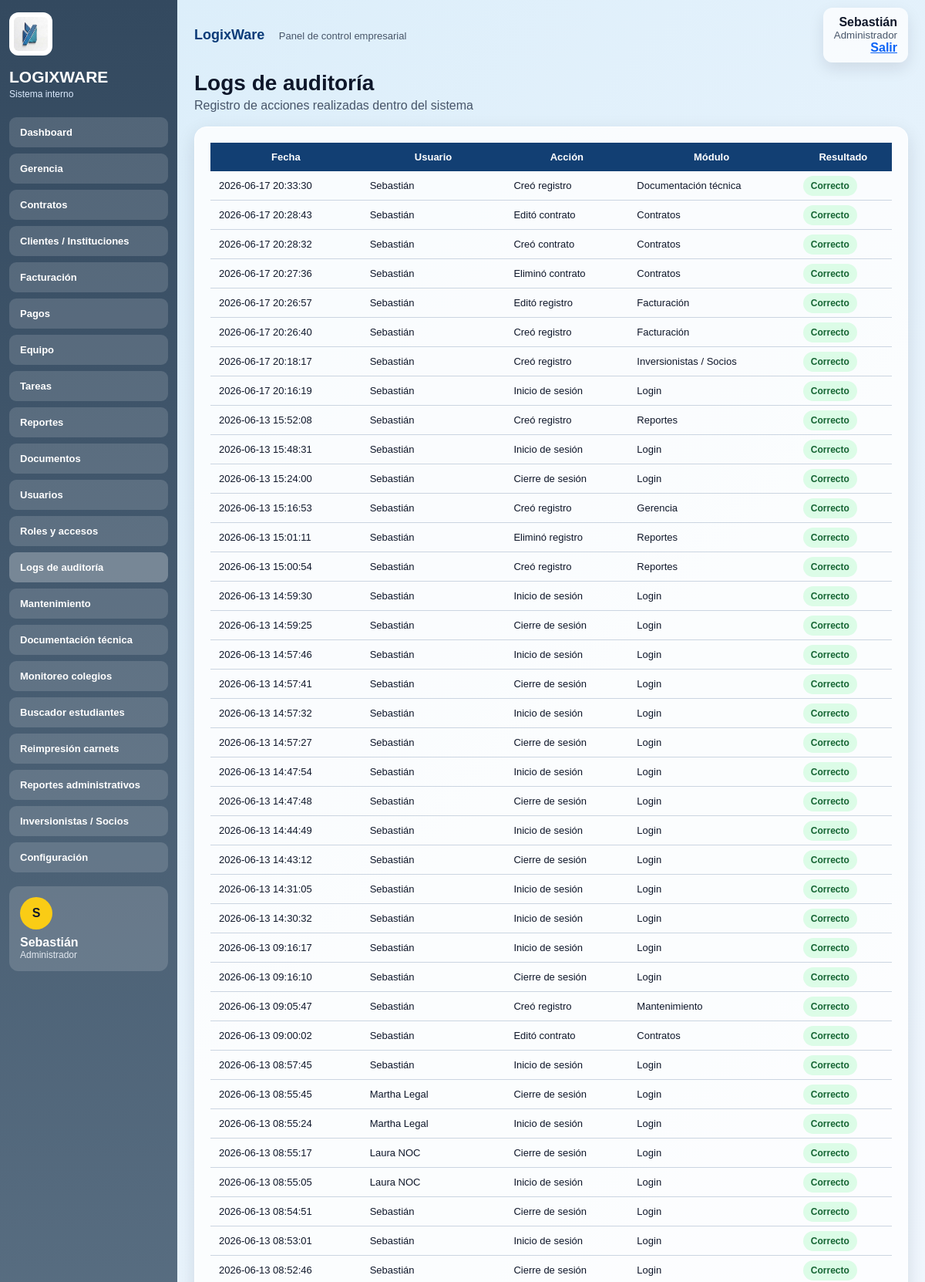
The app's page /logs (signed in, upper part) with its own data.
### tables this page shows
CREATE TABLE auditoria (
            id INTEGER PRIMARY KEY AUTOINCREMENT,
            fecha TEXT NOT NULL,
            usuario TEXT NOT NULL,
            accion TEXT NOT NULL,
            modulo TEXT NOT NULL,
            resultado TEXT NOT NULL
        );

### app.py (the view)
@app.route("/logs")
def logs():
    bloqueo = validar_acceso("logs")
    if bloqueo:
        return bloqueo
    conn = get_db()
    logs = conn.execute("SELECT * FROM auditoria ORDER BY id DESC LIMIT 100").fetchall()
    conn.close()
    return render_template("logs.html", logs=logs)

### app.py (called while the page is built)
def get_db():
    conn = sqlite3.connect(DB_NAME)
    conn.row_factory = sqlite3.Row
    return conn

def protegido():
    return "user" in session

def tiene_permiso(modulo):
    return modulo in ROLES.get(session.get("rol", ""), [])

def validar_acceso(modulo):
    if not protegido():
        return redirect(url_for("login"))
    if not tiene_permiso(modulo):
        return redirect(url_for("sin_permiso"))
    return None

@app.context_processor
def globales():
    permisos = ROLES.get(session.get("rol", ""), [])
    return {
        "nombre_actual": session.get("nombre", ""),
        "rol_actual": session.get("rol", ""),
        "menu_visible": [m for m in MENU if m[1] in permisos],
        "permisos": permisos
    }

### templates/logs.html
{% extends "base.html" %}
{% block content %}
<section class="page-head">
  <div>
    <h1>Logs de auditoría</h1>
    <p>Registro de acciones realizadas dentro del sistema</p>
  </div>
</section>
<div class="panel page-panel">
  <table>
    <tr>
      <th>Fecha</th>
      <th>Usuario</th>
      <th>Acción</th>
      <th>Módulo</th>
      <th>Resultado</th>
    </tr>
    {% for log in logs %}
    <tr>
      <td>{{ log.fecha }}</td>
      <td>{{ log.usuario }}</td>
      <td>{{ log.accion }}</td>
      <td>{{ log.modulo }}</td>
      <td><span class="status">{{ log.resultado }}</span></td>
    </tr>
    {% endfor %}
  </table>
</div>
{% endblock %}

### static/styles.css (style rules this page uses)
* { margin: 0; padding: 0; box-sizing: border-box; }
body { font-family: Arial, sans-serif; background: #dbeaf7; color: #0f172a; }
.panel { background: rgba(255,255,255,.82); border: 1px solid white; border-radius: 16px; padding: 18px; box-shadow: 0 8px 25px rgba(15,23,42,.12); }
table { width: 100%; border-collapse: collapse; }
th { background: #123f73; color: white; padding: 11px; font-size: 13px; }
td { padding: 11px; border-bottom: 1px solid #cbd5e1; font-size: 13px; }
.status { background: #dcfce7; color: #166534; padding: 6px 10px; border-radius: 20px; font-weight: bold; font-size: 12px; }
.page-head { display: flex; justify-content: space-between; align-items: center; margin-bottom: 18px; }
.page-head h1 { font-size: 28px; color: #0f172a; }
.page-head p { color: #475569; margin-top: 4px; }
.page-panel, .form-panel { background: rgba(255,255,255,.82); border-radius: 16px; padding: 20px; box-shadow: 0 8px 25px rgba(15,23,42,.12); margin-bottom: 18px; }

### records on screen
auditoria: fecha "2026-06-17 20:33:30", usuario "Sebastián", accion "Creó registro", modulo "Documentación técnica", resultado "Correcto"
auditoria: fecha "2026-06-17 20:28:43", usuario "Sebastián", accion "Editó contrato", modulo "Contratos", resultado "Correcto"
auditoria: fecha "2026-06-17 20:28:32", usuario "Sebastián", accion "Creó contrato", modulo "Contratos", resultado "Correcto"
auditoria: fecha "2026-06-17 20:27:36", usuario "Sebastián", accion "Eliminó contrato", modulo "Contratos", resultado "Correcto"
auditoria: fecha "2026-06-17 20:26:57", usuario "Sebastián", accion "Editó registro", modulo "Facturación", resultado "Correcto"
auditoria: fecha "2026-06-17 20:26:40", usuario "Sebastián", accion "Creó registro", modulo "Facturación", resultado "Correcto"
auditoria: fecha "2026-06-17 20:18:17", usuario "Sebastián", accion "Creó registro", modulo "Inversionistas / Socios", resultado "Correcto"
auditoria: fecha "2026-06-17 20:16:19", usuario "Sebastián", accion "Inicio de sesión", modulo "Login", resultado "Correcto"
auditoria: fecha "2026-06-13 15:52:08", usuario "Sebastián", accion "Creó registro", modulo "Reportes", resultado "Correcto"
auditoria: fecha "2026-06-13 15:48:31", usuario "Sebastián", accion "Inicio de sesión", modulo "Login", resultado "Correcto"
auditoria: fecha "2026-06-13 15:24:00", usuario "Sebastián", accion "Cierre de sesión", modulo "Login", resultado "Correcto"
auditoria: fecha "2026-06-13 15:16:53", usuario "Sebastián", accion "Creó registro", modulo "Gerencia", resultado "Correcto"
auditoria: fecha "2026-06-13 15:01:11", usuario "Sebastián", accion "Eliminó registro", modulo "Reportes", resultado "Correcto"
auditoria: fecha "2026-06-13 15:00:54", usuario "Sebastián", accion "Creó registro", modulo "Reportes", resultado "Correcto"
auditoria: fecha "2026-06-13 14:59:30", usuario "Sebastián", accion "Inicio de sesión", modulo "Login", resultado "Correcto"
auditoria: fecha "2026-06-13 14:59:25", usuario "Sebastián", accion "Cierre de sesión", modulo "Login", resultado "Correcto"
auditoria: fecha "2026-06-13 14:57:46", usuario "Sebastián", accion "Inicio de sesión", modulo "Login", resultado "Correcto"
auditoria: fecha "2026-06-13 14:57:41", usuario "Sebastián", accion "Cierre de sesión", modulo "Login", resultado "Correcto"
auditoria: fecha "2026-06-13 14:57:32", usuario "Sebastián", accion "Inicio de sesión", modulo "Login", resultado "Correcto"
auditoria: fecha "2026-06-13 14:57:27", usuario "Sebastián", accion "Cierre de sesión", modulo "Login", resultado "Correcto"
auditoria: fecha "2026-06-13 14:47:54", usuario "Sebastián", accion "Inicio de sesión", modulo "Login", resultado "Correcto"
auditoria: fecha "2026-06-13 14:47:48", usuario "Sebastián", accion "Cierre de sesión", modulo "Login", resultado "Correcto"
auditoria: fecha "2026-06-13 14:44:49", usuario "Sebastián", accion "Inicio de sesión", modulo "Login", resultado "Correcto"
auditoria: fecha "2026-06-13 14:43:12", usuario "Sebastián", accion "Cierre de sesión", modulo "Login", resultado "Correcto"
auditoria: fecha "2026-06-13 14:31:05", usuario "Sebastián", accion "Inicio de sesión", modulo "Login", resultado "Correcto"
auditoria: fecha "2026-06-13 14:30:32", usuario "Sebastián", accion "Inicio de sesión", modulo "Login", resultado "Correcto"
auditoria: fecha "2026-06-13 09:16:17", usuario "Sebastián", accion "Inicio de sesión", modulo "Login", resultado "Correcto"
auditoria: fecha "2026-06-13 09:16:10", usuario "Sebastián", accion "Cierre de sesión", modulo "Login", resultado "Correcto"
auditoria: fecha "2026-06-13 09:05:47", usuario "Sebastián", accion "Creó registro", modulo "Mantenimiento", resultado "Correcto"
auditoria: fecha "2026-06-13 09:00:02", usuario "Sebastián", accion "Editó contrato", modulo "Contratos", resultado "Correcto"
auditoria: fecha "2026-06-13 08:57:45", usuario "Sebastián", accion "Inicio de sesión", modulo "Login", resultado "Correcto"
auditoria: fecha "2026-06-13 08:55:45", usuario "Martha Legal", accion "Cierre de sesión", modulo "Login", resultado "Correcto"
auditoria: fecha "2026-06-13 08:55:24", usuario "Martha Legal", accion "Inicio de sesión", modulo "Login", resultado "Correcto"
auditoria: fecha "2026-06-13 08:55:17", usuario "Laura NOC", accion "Cierre de sesión", modulo "Login", resultado "Correcto"
auditoria: fecha "2026-06-13 08:55:05", usuario "Laura NOC", accion "Inicio de sesión", modulo "Login", resultado "Correcto"
auditoria: fecha "2026-06-13 08:54:51", usuario "Sebastián", accion "Cierre de sesión", modulo "Login", resultado "Correcto"
auditoria: fecha "2026-06-13 08:53:01", usuario "Sebastián", accion "Inicio de sesión", modulo "Login", resultado "Correcto"
auditoria: fecha "2026-06-13 08:52:46", usuario "Sebastián", accion "Cierre de sesión", modulo "Login", resultado "Correcto"

### other values on screen
{{ nombre }} "Dashboard" "Gerencia" "Contratos" "Clientes / Instituciones" "Facturación" "Pagos" "Equipo" "Tareas" "Reportes" "Documentos" "Usuarios" "Roles y accesos" "Logs de auditoría" "Mantenimiento" "Documentación técnica" "Monitoreo colegios" "Buscador estudiantes" "Reimpresión carnets" "Reportes administrativos" "Inversionistas / Socios" "Configuración"
{{ nombre_actual[0] if nombre_actual else 'U' }} "S"
{{ nombre_actual }} "Sebastián"
{{ rol_actual }} "Administrador"
